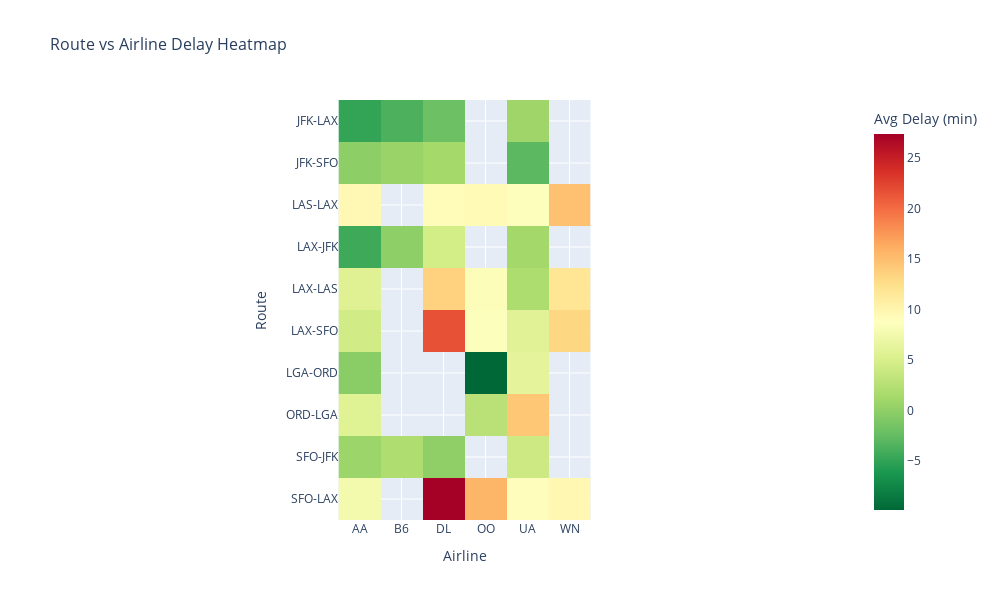

Notebook cell for this chart:
### Code cell
# Visualization 18: Route Delay Heatmap (Interactive with Plotly)
# Get top routes and airlines for the heatmap
top_routes_heatmap = flights_processed['ROUTE'].value_counts().head(10).index
top_airlines_heatmap = flights_processed['AIRLINE'].value_counts().head(8).index

# Create pivot table
route_airline_delays = flights_processed[
    flights_processed['ROUTE'].isin(top_routes_heatmap) & 
    flights_processed['AIRLINE'].isin(top_airlines_heatmap)
].pivot_table(
    values='ARRIVAL_DELAY',
    index='ROUTE',
    columns='AIRLINE',
    aggfunc='mean'
)

# Create interactive heatmap
fig = px.imshow(route_airline_delays, 
                title='Route vs Airline Delay Heatmap',
                labels=dict(x="Airline", y="Route", color="Avg Delay (min)"),
                color_continuous_scale='RdYlGn_r')

fig.update_layout(
    width=1000,
    height=600,
    title_font_size=16
)

fig.show()

### Figure 1 — Plotly figure (JSON) as saved in the notebook; plotly's stock layout.template omitted (floating-point values rounded to 4 significant figures)
{"data": [{"coloraxis": "coloraxis", "hovertemplate": "Airline: %{x}<br>Route: %{y}<br>Avg Delay (min): %{z}<extra></extra>", "name": "0", "type": "heatmap", "x": ["AA", "B6", "DL", "OO", "UA", "WN"], "xaxis": "x", "y": ["JFK-LAX", "JFK-SFO", "LAS-LAX", "LAX-JFK", "LAX-LAS", "LAX-SFO", "LGA-ORD", "ORD-LGA", "SFO-JFK", "SFO-LAX"], "yaxis": "y", "z": [[-4.933, -3.711, -2.031, null, 0.9685, null], [-0.1688, 0.6147, 1.25, null, -2.864, null], [9.556, null, 9.134, 9.406, 8.567, 14.77], [-4.41, -0.03818, 4.621, null, 1.222, null], [5.599, null, 13.56, 8.354, 1.927, 11.76], [4.447, null, 21.67, 8.489, 5.791, 13.17], [-0.3377, null, null, -9.873, 6.174, null], [5.671, null, null, 2.733, 14.35, null], [0.7542, 1.991, 0.01986, null, 4.101, null], [7.564, null, 27.39, 15.61, 8.989, 9.712]]}], "layout": {"coloraxis": {"colorbar": {"title": {"text": "Avg Delay (min)"}}, "colorscale": [[0, "rgb(0,104,55)"], [0.1, "rgb(26,152,80)"], [0.2, "rgb(102,189,99)"], [0.3, "rgb(166,217,106)"], [0.4, "rgb(217,239,139)"], [0.5, "rgb(255,255,191)"], [0.6, "rgb(254,224,139)"], [0.7, "rgb(253,174,97)"], [0.8, "rgb(244,109,67)"], [0.9, "rgb(215,48,39)"], [1, "rgb(165,0,38)"]]}, "height": 600, "title": {"font": {"size": 16}, "text": "Route vs Airline Delay Heatmap"}, "width": 1000, "xaxis": {"anchor": "y", "constrain": "domain", "domain": [0, 1], "scaleanchor": "y", "title": {"text": "Airline"}}, "yaxis": {"anchor": "x", "autorange": "reversed", "constrain": "domain", "domain": [0, 1], "title": {"text": "Route"}}}}
